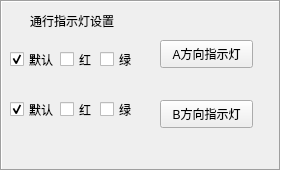
   <widget class="QFrame" name="frame_11">
    <property name="geometry">
     <rect>
      <x>870</x>
      <y>170</y>
      <width>281</width>
      <height>171</height>
     </rect>
    </property>
    <property name="sizePolicy">
     <sizepolicy hsizetype="Expanding" vsizetype="Expanding">
      <horstretch>0</horstretch>
      <verstretch>0</verstretch>
     </sizepolicy>
    </property>
    <property name="frameShape">
     <enum>QFrame::Box</enum>
    </property>
    <property name="frameShadow">
     <enum>QFrame::Sunken</enum>
    </property>
    <widget class="QCheckBox" name="AD_M">
     <property name="geometry">
      <rect>
       <x>10</x>
       <y>50</y>
       <width>91</width>
       <height>19</height>
      </rect>
     </property>
     <property name="text">
      <string>默认</string>
     </property>
     <property name="checked">
      <bool>true</bool>
     </property>
    </widget>
    <widget class="QCheckBox" name="AD_R">
     <property name="geometry">
      <rect>
       <x>60</x>
       <y>50</y>
       <width>91</width>
       <height>19</height>
      </rect>
     </property>
     <property name="text">
      <string>红</string>
     </property>
    </widget>
    <widget class="QCheckBox" name="AD_G">
     <property name="geometry">
      <rect>
       <x>100</x>
       <y>50</y>
       <width>91</width>
       <height>19</height>
      </rect>
     </property>
     <property name="text">
      <string>绿</string>
     </property>
    </widget>
    <widget class="QCheckBox" name="BD_M">
     <property name="geometry">
      <rect>
       <x>10</x>
       <y>100</y>
       <width>91</width>
       <height>19</height>
      </rect>
     </property>
     <property name="text">
      <string>默认</string>
     </property>
     <property name="checked">
      <bool>true</bool>
     </property>
    </widget>
    <widget class="QCheckBox" name="BD_R">
     <property name="geometry">
      <rect>
       <x>60</x>
       <y>100</y>
       <width>91</width>
       <height>19</height>
      </rect>
     </property>
     <property name="text">
      <string>红</string>
     </property>
    </widget>
    <widget class="QCheckBox" name="BD_G">
     <property name="geometry">
      <rect>
       <x>100</x>
       <y>100</y>
       <width>91</width>
       <height>19</height>
      </rect>
     </property>
     <property name="text">
      <string>绿</string>
     </property>
    </widget>
    <widget class="QLabel" name="label_24">
     <property name="geometry">
      <rect>
       <x>30</x>
       <y>10</y>
       <width>151</width>
       <height>21</height>
      </rect>
     </property>
     <property name="sizePolicy">
      <sizepolicy hsizetype="Expanding" vsizetype="Expanding">
       <horstretch>0</horstretch>
       <verstretch>0</verstretch>
      </sizepolicy>
     </property>
     <property name="text">
      <string>通行指示灯设置</string>
     </property>
    </widget>
    <widget class="QPushButton" name="AD_switch">
     <property name="geometry">
      <rect>
       <x>160</x>
       <y>40</y>
       <width>93</width>
       <height>28</height>
      </rect>
     </property>
     <property name="text">
      <string>A方向指示灯</string>
     </property>
    </widget>
    <widget class="QPushButton" name="BD_switch">
     <property name="geometry">
      <rect>
       <x>160</x>
       <y>100</y>
       <width>93</width>
       <height>28</height>
      </rect>
     </property>
     <property name="text">
      <string>B方向指示灯</string>
     </property>
    </widget>
   </widget>
